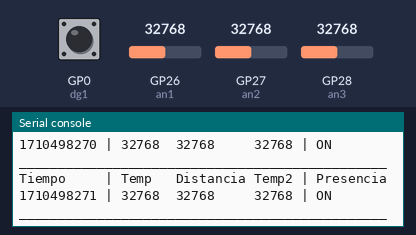
Recording of a program running on a simulated Raspberry Pi Pico running MicroPython. Shown: the last lines printed to the serial console. Inputs (shaded band) come from the test bench; at power-on: GP26 (an1) = 32768, GP27 (an2) = 32768, GP28 (an3) = 32768, GP0 (dg1) HIGH (analog values on the 0–65535 scale). Files the program writes start out absent; the clock reads 2024-03-15 10:24:30 at power-on unless the program sets it.

Above: at 1.2 s.
1.3 s: GP26 (an1) set to 7864
At 2.4 s:
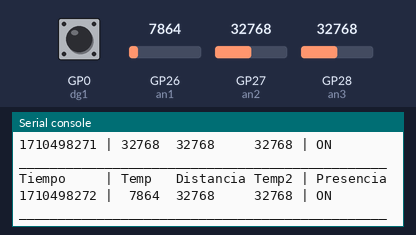
4.5 s: GP27 (an2) set to 7864
At 5.8 s:
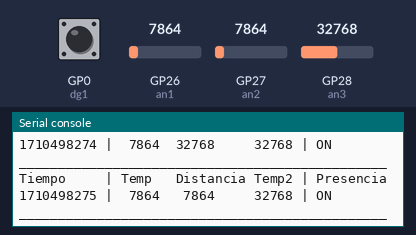
7.5 s: GP28 (an3) set to 7864
At 8.6 s:
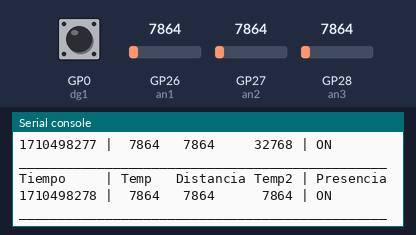
10.5 s: GP0 (dg1) pulled LOW for 1.2 s
13.2 s: GP26 (an1) set to 0
At 14.8 s:
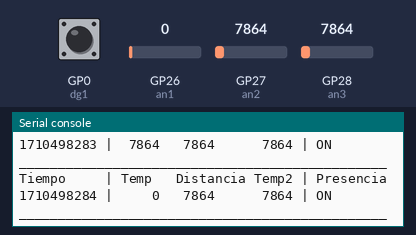
16.5 s: GP27 (an2) set to 0
At 17.8 s:
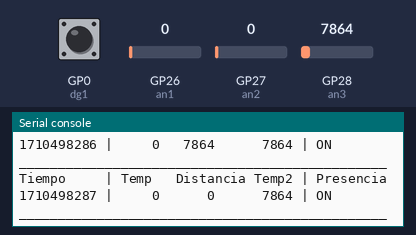

The program:

RaspBerryPiW.py
```python
import machine
import utime
import os

# Configuración de pines
an1 = machine.ADC(26)
an2 = machine.ADC(27)
an3 = machine.ADC(28)
dg1 = machine.Pin(0, machine.Pin.IN, machine.Pin.PULL_UP)

# Configuración del archivo
filename = 'datos.csv'

# Crear archivo con encabezados (si no existe)
if filename not in os.listdir():
    with open(filename, 'w') as f:
        f.write("Tiempo,Temp,Distancia,Temp2,Presencia")

# Función para leer sensores
def leer_sensores():
    return (
        an1.read_u16(),
        an2.read_u16(),
        an3.read_u16(),
        0 if dg1.value() else 1
    )

try:
    with open(filename, 'a') as f:  # Mantenemos el archivo abierto
        while True:
            timestamp = utime.time()
            a1, a2, a3, d = leer_sensores()

            # Escribir en archivo
            linea = f"{timestamp},{a1},{a2},{a3},{d}\n"
            f.write(linea)
            f.flush()

            # Mostrar en consola
            print(f"Tiempo     | Temp   Distancia Temp2 | Presencia")
            print(f"{timestamp} | {a1:>5}  {a2:>5}     {a3:>5} | {'ON' if d == 0 else 'OFF'}")
            print(f"_______________________________________________")

            utime.sleep(1)

except KeyboardInterrupt:
    print("\nCaptura detenida por usuario")

except Exception as e:
    print("Error:", e)

finally:
    print("Datos guardados en", filename)
```

Measured:
- after the input at 1.3 s, the serial console: prints a new line after 0.71 s (image 1)
- after the input at 4.5 s, the serial console: prints a new line after 0.51 s (image 2)
- after the input at 7.5 s, the serial console: prints a new line after 0.52 s (image 3)
- after the input at 13.2 s, the serial console: prints a new line after 0.83 s (image 4)
- after the input at 16.5 s, the serial console: prints a new line after 0.53 s (image 5)
